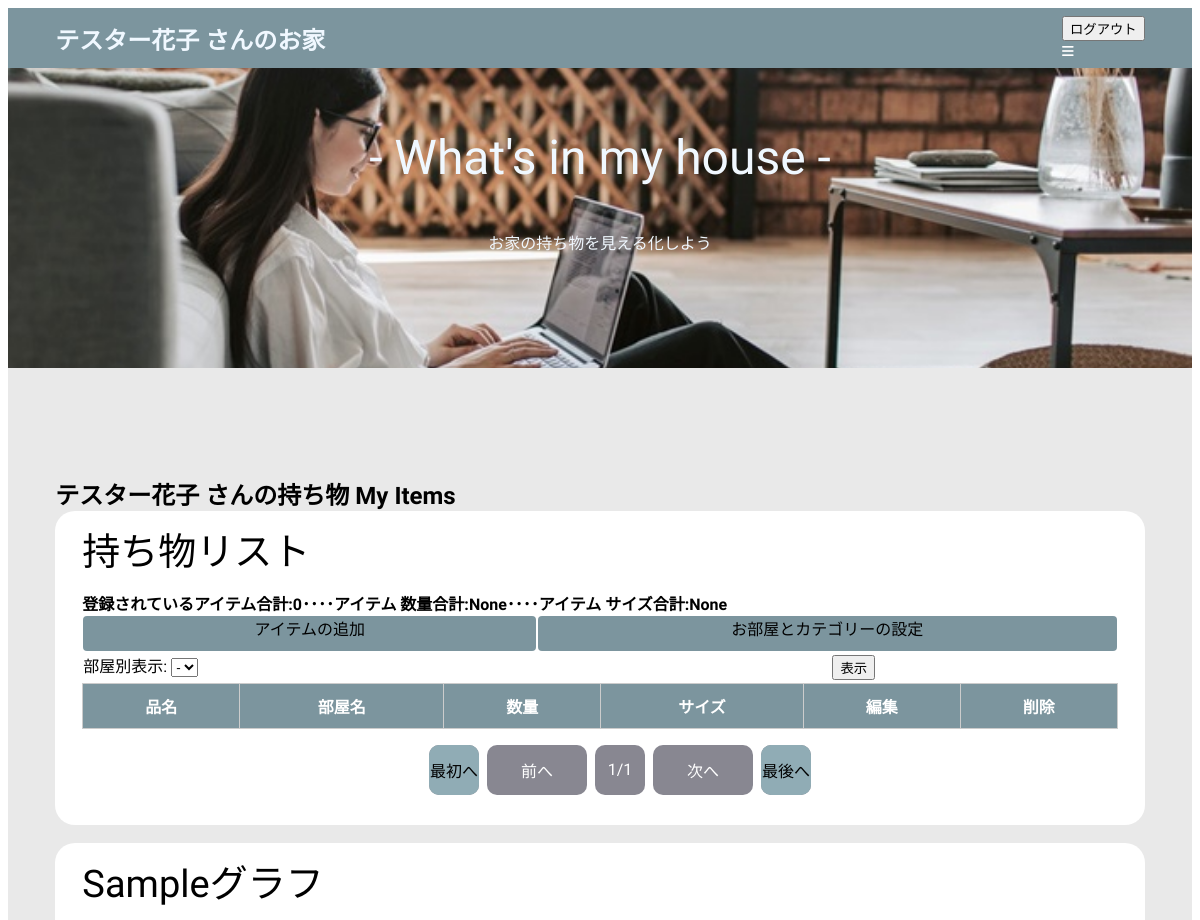
Before: /house/2 (signed in, upper part) with the older database file.
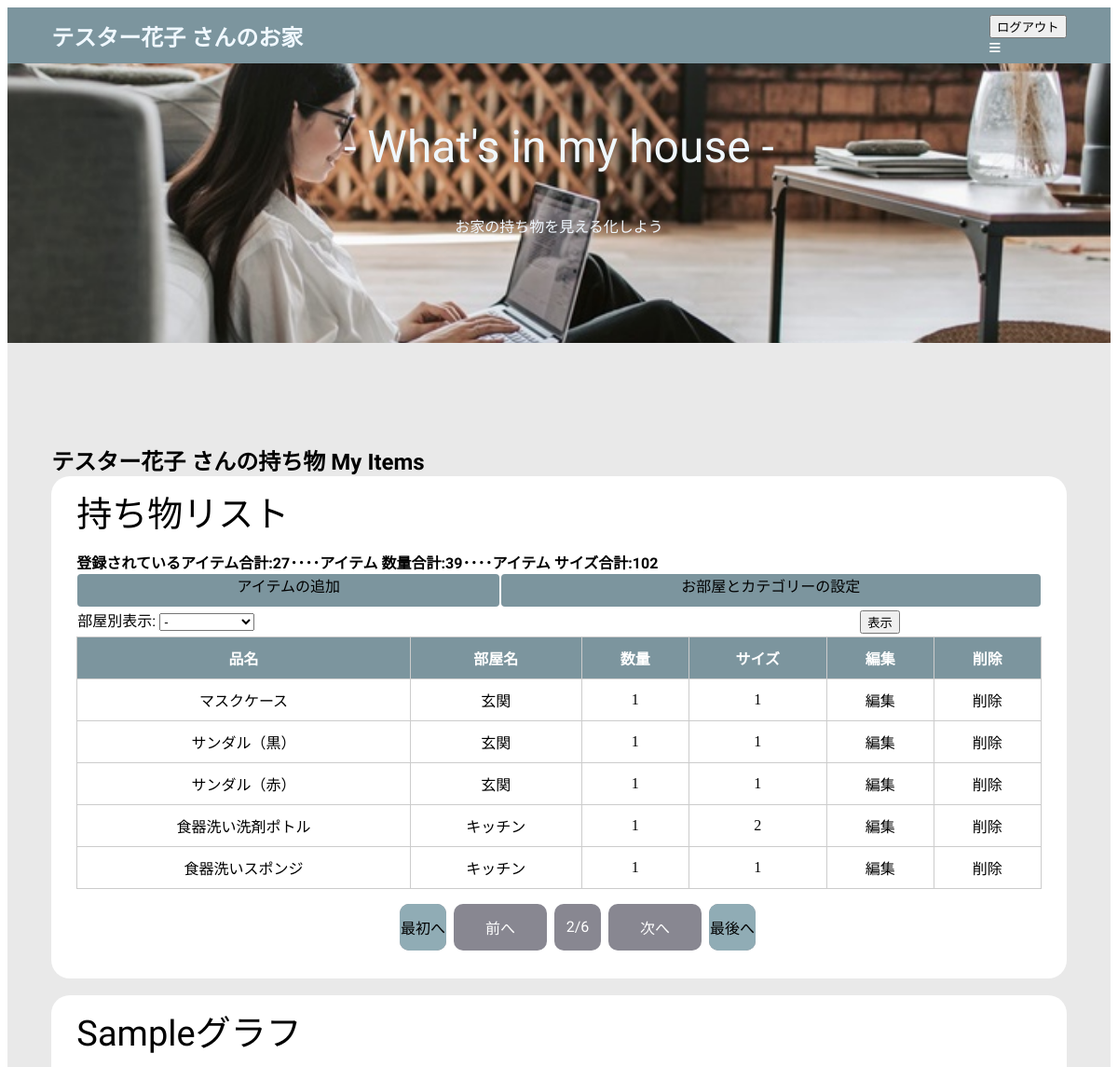
After: the same page with the newer database file.
### house/models.py (models this page shows, shortened)
class Item(models.Model):
    owner=models.ForeignKey(User,on_delete=models.CASCADE,related_name='i_owner')
    room=models.ForeignKey('Room',on_delete=models.CASCADE)
    name=models.CharField(max_length=35)
    qty=models.IntegerField(default=1)
    size=models.IntegerField(default=10)
    get_date=models.DateField(default=date.today)
    cate_a=models.ForeignKey('Cate_a',on_delete=models.SET_NULL,null=True,blank=True,)
    cate_b=models.ForeignKey('Cate_b',on_delete=models.SET_NULL,null=True,blank=True,)
    comment=models.TextField(max_length=100,blank=True,null=True)
    delete_flag=models.BooleanField(default=False)
    delete_date=models.DateField(default=None,blank=True,null=True)
    pub_date=models.DateTimeField(auto_now_add=True)
    class Meta:
        ordering = ('-id',)

class Room(models.Model):
    name=models.CharField(max_length=25)
    owner=models.ForeignKey(User,on_delete=models.CASCADE,related_name='r_owner')

### house/views.py (the view)
# urls.py: path('',views.index,name='index'),
@login_required(login_url='/accounts/login/')                        #ログインしていたら使える。
def index(request,num=1):
    user=request.user                                                #ログインユーザー情報の取得
    if(request.method=='POST'):
        find=request.session['部屋別表示']=request.POST['部屋別表示']  #フォーム側で取得した部屋名を変数findに取り出す。
        itemlist=Item.objects.filter(owner=request.user).filter(room=find)
    else:
        if '部屋別表示' in request.session:
            find=request.session['部屋別表示']
            itemlist=Item.objects.filter(owner=request.user).filter(room=find)
        else:
            itemlist=Item.objects.filter(owner=request.user)
    page=Paginator(itemlist,5)
    form=SelectroomForm(request.user)
    params={
        'itemlist':page.get_page(num),
        'form':form,
        'user':user,
        "chart":get_pie_sample(request),
        "graphtitle":'Sample',
        "totalling":totalling(request),
    }
    return render(request,'house/index.html',params)

### house/forms.py
class SelectroomForm(forms.Form):
    def __init__(self,user,*args,**kwargs):                                             #ユーザー毎に表示を変える場合
        super(SelectroomForm,self).__init__(*args,**kwargs)                             #ユーザー毎に表示を変える場合
        self.fields['部屋別表示']=forms.ChoiceField(                                #プルダウンリストを作ります。
            choices=                                                               #プルダウンリストの中身は変数choicesです。
            [('0','-')]+                                                           #変数choicesの中身は、デォルトの（-：-）と
            [(item.id,item.name) for item in Room.objects.filter(owner=user)],     #ルームモデルに登録されているレコードを変数itemに取出し、name（部屋名）だけにする。
            widget=forms.Select(attrs={'size:':1}),
            )

### house/graph.py (called while the page is built)
def Output_Graph():
	buffer=BytesIO()                     #バイナリI/O(画像や音声データを取り扱う際に利用)
	plt.savefig(buffer,format="png")     #png形式の画像データを取り扱う
	buffer.seek(0)                       #ストリーム先頭のoffset byteに変更
	img=buffer.getvalue()                #バッファの全内容を含むbytes
	graph=base64.b64encode(img)          #画像ファイルをbase64でエンコード
	graph=graph.decode("utf-8")          #デコードして文字列から画像に変換
	buffer.close()
	return graph

### templates/house/index.html (shortened to what the changed rows need)
{% load static %}
<!DOCTYPE html>
<html lang="ja">
<head>
    <link rel="stylesheet" type="text/css"
        href="{% static 'house/css/style.css' %}" />
    <link href="https://use.fontawesome.com/releases/v6.1.1/css/all.css" rel="stylesheet">
</head>
<header class="header">
    <div class="header-container w-con01">
        <div class="whats in my house">
            <h2><a href="{% url 'index' %}">{{user}} さんのお家</a></h2>
        </div>
    </div>
</header>
<section class="hero">
    <div class="hero-container w-con01">
        <h1>- What's in my house -</h1>
    </div>
</section>
<body>
    <section class="plans">
        <div class="w-con01">
            <h2>{{user}} さんの持ち物  <span>My Items</span></h2>
            <div class="plans-con">
                <div class="plan">
                    <h3>持ち物リスト</h3>
                    <h4>{{totalling}}</h4>
                    <div class="btn_area">
                        <table>
                        </table>
                    </div>
                    <div class="form_area">
                        <table class="sarch">
                        </table>
                    </div>
                    <div class="list_area">
                        <table class="tb01">
                            <tr class="head">
                                <th>品名</th>
                                <th>部屋名</th>
                                <th>数量</th>
                                <th>サイズ</th>
                                <th>編集</th>
                                <th>削除</th>
                            </tr>
                            {% for item in itemlist %}
                            <tr>
                                <td data-label="アイテム名">{{item.name}}</td>
                                <td data-label="部屋名">{{item.room.name}}</td>
                                <td data-label="数　量">{{item.qty}}</td>
                                <td data-label="サイズ">{{item.size}}</td>
                                <td><a href="{% url 'edit_item' item.id %}">編集</a></td>
                                <td><a href="{% url 'delete_item' item.id %}">削除</a></td>
                            </tr>
                            {% endfor %}
                        </table>
                    </div>
                    <div class="pager">
                        <ul class="pagination">
                        {% if itemlist.has_previous %}
                            <li><a href="{% url 'index' %}" class="active"><span>最初へ</span></a></li>
                            <li class="pre"><a href="{% url 'index' %}{{itemlist.previous_page_number}}"><span>前へ</span></a></li>
                        {% else%}
                            <li><a href="#" class="active"><span>最初へ</span></a></li>
                            <li class="pre"><a href="#"><span>前へ</span></a></li>
                        {% endif %}
                            <li><a href="#"><span>{{itemlist.number}}/{{itemlist.paginator.num_pages}}</span></a></li>
                        {% if itemlist.has_next %}
                            <li class="next"><a href="{% url 'index' %}{{itemlist.next_page_number}}"><span>次へ</span></a></li>
                            <li><a href="{% url 'index' %}{{itemlist.paginator.num_pages}}" class="active"><span>最後へ</span></a></li>
                        {% else %}
                            <li class="next"><a href="#"><span>次へ</span></a></li>
                            <li><a href="#" class="active"><span>最後へ</span></a></li>
                        {% endif %}
                        </ul>
                    </div>
                </div>
<br>
            </div>
        </div>
    </section>
</body>
</html>

Changed rows visible on the page:
added Item: name "マスクケース", room.name "玄関", qty "1", size "1"
added Item: name "サンダル（黒）", room.name "玄関", qty "1", size "1"
added Item: name "サンダル（赤）", room.name "玄関", qty "1", size "1"
added Item: name "食器洗い洗剤ポトル", room.name "キッチン", qty "1", size "2"
added Item: name "食器洗いスポンジ", room.name "キッチン", qty "1", size "1"
Other visible differences:
{{ totalling }}: "登録されているアイテム合計:0････アイテム 数量合計:None････アイテム サイズ合計:None" → "登録されているアイテム合計:27････アイテム 数量合計:39････アイテム サイズ合計:102"
{{ itemlist.number }}: "1" → "2"
{{ itemlist.paginator.num_pages }}: "1" → "6"
